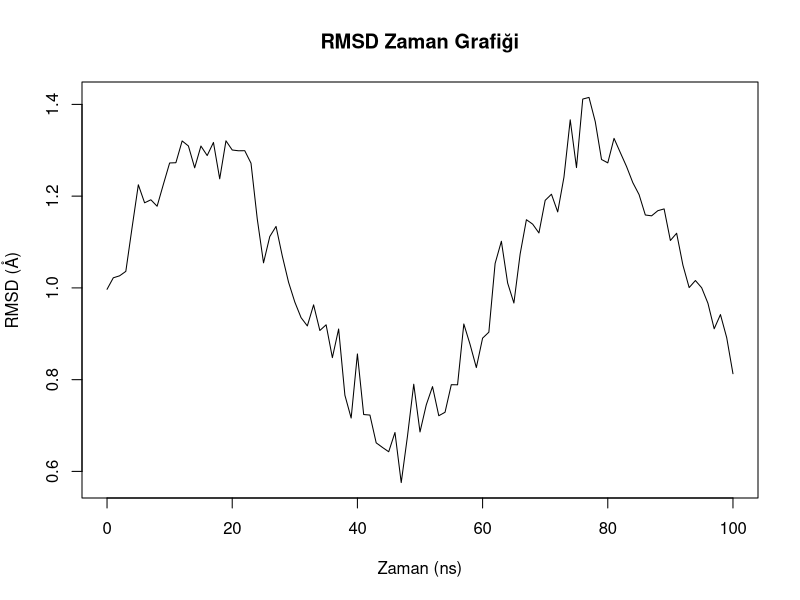

Here is the R script that generated this plot:
## ---- chunk 1
#| echo: false
#| message: false
#| warning: false
#| fig-cap: "RMSD'nin zaman içindeki değişimi (örnek veri)."
#| label: fig-rmsd

rmsd <- data.frame(
  time = seq(0, 100, by=1),
  value = 1 + 0.3 * sin(seq(0, 10, length.out = 101)) + 0.05 * rnorm(101)
)

plot(rmsd$time, rmsd$value, type="l", xlab="Zaman (ns)", ylab="RMSD (Å)", main="RMSD Zaman Grafiği")


### RMSF (Root Mean Squared Fluctuations):

### Rg (Radius of gyration):

### SASA (Solvent Accessible Surface Area):

### İkincil Yapı

## Enerji Analizleri

## Bölüm Özeti



